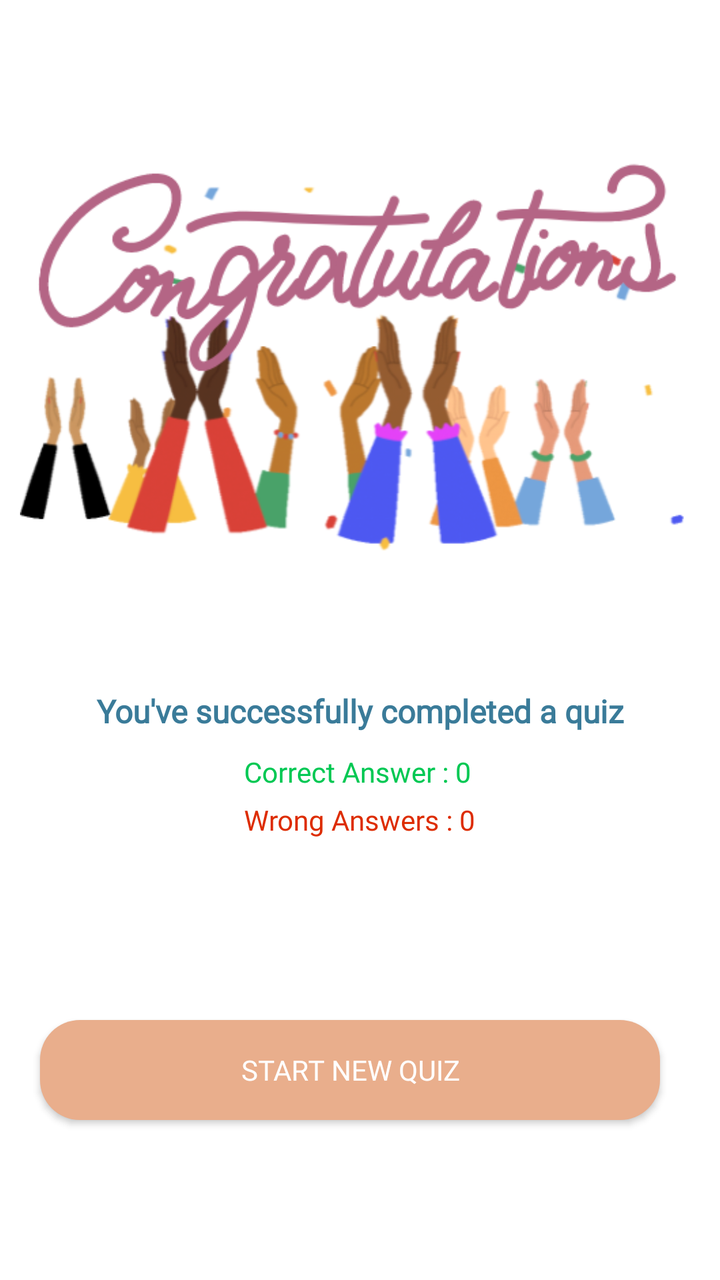
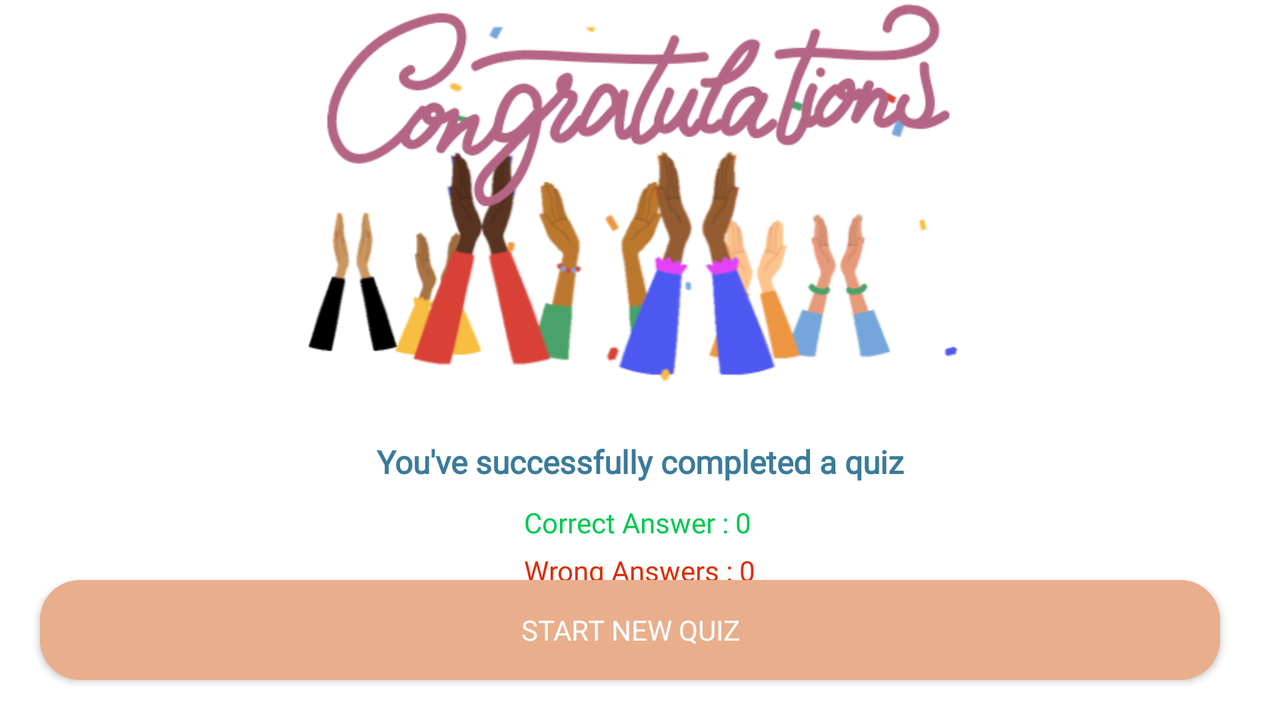

First picture: res/layout/ on a phone held upright. Second picture: the repository's own variant of that layout, on a device whose configuration matches the variant's folder. Source for both follows.
<!-- AndroidManifest.xml: application theme Theme.Learn -->
<!-- res/layout/activity_quiz_results.xml -->
<?xml version="1.0" encoding="utf-8"?>
<RelativeLayout xmlns:android="http://schemas.android.com/apk/res/android"
    xmlns:app="http://schemas.android.com/apk/res-auto"
    xmlns:tools="http://schemas.android.com/tools"
    android:layout_width="match_parent"
    android:layout_height="match_parent"
    tools:context=".QuizResultsActivity">

    <ImageView
        android:id="@+id/congratulationsIcon"
        android:layout_width="match_parent"
        android:layout_height="wrap_content"
        android:layout_marginStart="10dp"
        android:layout_marginTop="80dp"
        android:layout_marginEnd="10dp"
        android:adjustViewBounds="true"
        android:src="@drawable/congrats" />

    <TextView
        android:id="@+id/successTextView"
        android:layout_width="match_parent"
        android:layout_height="wrap_content"
        android:layout_below="@+id/congratulationsIcon"
        android:layout_marginTop="60dp"
        android:gravity="center"
        android:text="You've successfully completed a quiz"
        android:fontFamily="@font/poppins_regular"
        android:textColor="#3a7b99"
        android:textSize="16sp"
        android:textStyle="bold" />

    <LinearLayout
        android:layout_width="wrap_content"
        android:layout_height="wrap_content"
        android:layout_below="@id/successTextView"
        android:layout_marginTop="10dp"
        android:orientation="vertical"
        android:layout_centerHorizontal="true"
        >

        <TextView
            android:layout_width="wrap_content"
            android:layout_height="wrap_content"
            android:id="@+id/correctAnswers"
            android:text="Correct Answer : 0"
            android:fontFamily="@font/poppins_bold"
            android:textColor="#00c853"/>

        <TextView
            android:layout_width="wrap_content"
            android:layout_height="wrap_content"
            android:id="@+id/incorrectAnswers"
            android:layout_marginTop="5dp"
            android:text="Wrong Answers : 0"
            android:fontFamily="@font/poppins_bold"
            android:textColor="#dd2c00"/>

    </LinearLayout>

    <androidx.appcompat.widget.AppCompatButton
        android:id="@+id/startNewQuizBtn"
        android:layout_width="match_parent"
        android:layout_height="50dp"
        android:layout_alignParentBottom="true"
        android:layout_marginStart="20dp"
        android:layout_marginTop="20dp"
        android:layout_marginEnd="30dp"
        android:layout_marginBottom="80dp"
        android:background="@drawable/orange_bg"
        android:text="Start New Quiz"
        android:fontFamily="@font/poppins_bold"
        android:textColor="@color/white" />

</RelativeLayout>
<!-- resources referenced by this layout -->
<resources>
  <color name="white">#FFFFFFFF</color>
  <!-- drawable congrats: png bitmap (drawable, 74128 bytes) -->
  <!-- drawable orange_bg (drawable) -->
  <?xml version="1.0" encoding="utf-8"?>
  <shape xmlns:android="http://schemas.android.com/apk/res/android" android:shape="rectangle">
  
      <corners android:radius="20dp"/>
      <solid android:color="@color/orange"/>
  </shape>
  <style name="Theme.Learn" parent="Theme.MaterialComponents.DayNight.DarkActionBar">
          
          <item name="colorPrimary">#70afce</item>
          <item name="colorPrimaryVariant">@color/purple_700</item>
          <item name="colorOnPrimary">@color/white</item>
          
          <item name="colorSecondary">@color/teal_200</item>
          <item name="colorSecondaryVariant">@color/teal_700</item>
          <item name="colorOnSecondary">@color/black</item>
          
          <item name="android:statusBarColor" tools:targetApi="l">?attr/colorPrimaryVariant</item>
          
      </style>
  <color name="orange">#e9ae8c</color>
  <color name="purple_700">#FF3700B3</color>
  <color name="teal_200">#FF03DAC5</color>
  <color name="teal_700">#FF018786</color>
  <color name="black">#FF000000</color>
</resources>
<!-- res/layout-land/activity_quiz_results.xml (the repository's variant of the layout above) -->
<!-- drawn on the phone turned sideways -->
<?xml version="1.0" encoding="utf-8"?>
<RelativeLayout xmlns:android="http://schemas.android.com/apk/res/android"
    xmlns:app="http://schemas.android.com/apk/res-auto"
    xmlns:tools="http://schemas.android.com/tools"
    android:layout_width="match_parent"
    android:layout_height="match_parent"
    tools:context=".QuizResultsActivity">

    <ImageView
        android:id="@+id/congratulationsIcon"
        android:layout_width="500dp"
        android:layout_height="200dp"
        android:layout_alignParentStart="true"
        android:layout_alignParentEnd="true"
        android:layout_marginStart="115dp"
        android:layout_marginEnd="114dp"
        android:adjustViewBounds="true"
        android:src="@drawable/congrats" />

    <TextView
        android:id="@+id/successTextView"
        android:layout_width="match_parent"
        android:layout_height="wrap_content"
        android:layout_below="@+id/congratulationsIcon"
        android:layout_marginTop="20dp"
        android:fontFamily="@font/poppins_regular"
        android:gravity="center"
        android:text="You've successfully completed a quiz"
        android:textColor="#3a7b99"
        android:textSize="16sp"
        android:textStyle="bold" />

    <LinearLayout
        android:layout_width="wrap_content"
        android:layout_height="wrap_content"
        android:layout_below="@id/successTextView"
        android:layout_marginTop="10dp"
        android:orientation="vertical"
        android:layout_centerHorizontal="true"
        >

        <TextView
            android:layout_width="wrap_content"
            android:layout_height="wrap_content"
            android:id="@+id/correctAnswers"
            android:text="Correct Answer : 0"
            android:fontFamily="@font/poppins_bold"
            android:textColor="#00c853"/>

        <TextView
            android:layout_width="wrap_content"
            android:layout_height="wrap_content"
            android:id="@+id/incorrectAnswers"
            android:layout_marginTop="5dp"
            android:text="Wrong Answers : 0"
            android:fontFamily="@font/poppins_bold"
            android:textColor="#dd2c00"/>

    </LinearLayout>

    <androidx.appcompat.widget.AppCompatButton
        android:id="@+id/startNewQuizBtn"
        android:layout_width="match_parent"
        android:layout_height="50dp"
        android:layout_alignParentBottom="true"
        android:layout_marginStart="20dp"
        android:layout_marginTop="20dp"
        android:layout_marginEnd="30dp"
        android:layout_marginBottom="20dp"
        android:background="@drawable/orange_bg"
        android:text="Start New Quiz"
        android:fontFamily="@font/poppins_bold"
        android:textColor="@color/white" />

</RelativeLayout>
